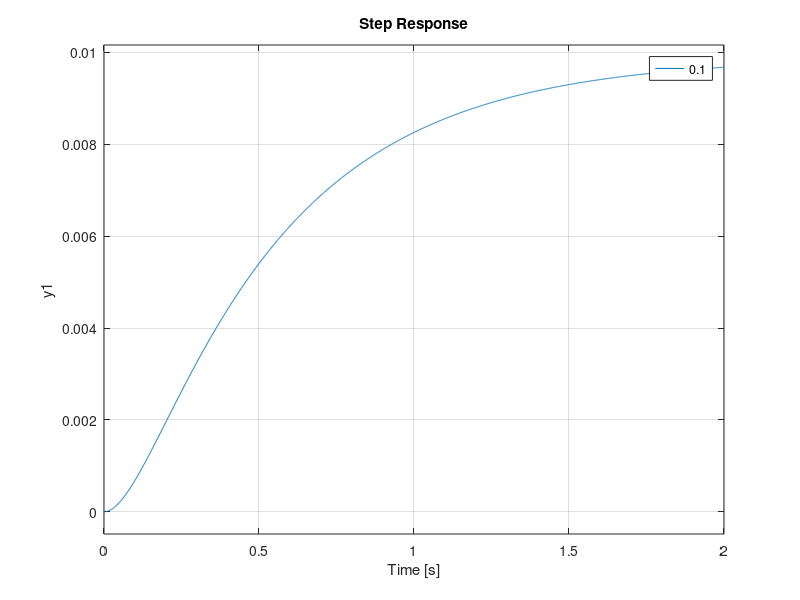

MATLAB code to generate this figure: (Note: this script raises an error after producing the figure.)
%Studio del sistema motore elettrico in catena aperta

J=0.01; b=0.1; K=0.01; R=1; L=0.5;
num=K;
den=[(J*L) ((J*R)+(L*b)) ((b*R)+K^2)];
motor=tf(num,den); % Funzione di trasferimento tra l’ingresso v(t) e l’uscita


% Risposta ad impulso unitario

impulse(motor,0:0.1:4); %disegno la risposta al gradino

% Risposta a gradino unitario

step(motor,0:0.1:4); %disegno la risposta al gradino

%Risposta alla rampa

t = 0:0.1:10; %dominio del tempo valido
u = (t); %funzione d'ingresso
lsim(motor,u,t); %risposta della funz di trasf nel dominio del tempo all'ingresso

%Risposta alla sinusoide

t = 0:0.1:20; %dominio del tempo valido
u = cos (t); %funzione d'ingresso
lsim(motor,u,t); %risposta della funz di trasf nel dominio del tempo all'ingresso


%C(s) con Rete anticipatrice

Zo = 1; %zero in 1
Po = 100; %polo in 0.1
contr = 1000*tf([Zo 1],[Po 1]); %funz di trasf controllore
bode(contr*motor); %disegno Bode sistema
margin(contr*motor); %evidenzia margine di fase e pulsazione di attraversamento


% come si comporta il sistema a catena chiusa quando viene sollecitato con un gradino unitario in ingresso.
sys_cl=feedback(contr*motor,1); %funzione di trsferimento in catena chiusa
t=0:0.01:10; %vettore tempo nel quale vado ad analizzare il segnale
step(sys_cl,t) %grafico dell’uscita

%controllore P
kp_vett=[ 0.1, 1, 10, 72, 100, 200, 500, 1000 ]; %imposto valori di Kp
figure(1)
for n=1:length(kp_vett)
kp=kp_vett(n); %imposto valore corrente di Kp
sys=feedback(kp*motor,1); %retroazione del sistema per il contr
step(sys,0:0.001:2) %disegno grafico
hold on
legend('0.1', '1', '10', '72', '100', '200', '500', '1000');
Title('Risposta a gradino per i diversi valori di Kp');
end

%CONTROLLO PD

kp_vett=[ 0.1, 1, 10, 72, 100, 1000]; %valori di Kp
kd_vett=[ 0.1, 1, 10, 100, 1000]; %valori di Kd
for n=1:length(kp_vett) %ciclo for per Kp
figure(1)
subplot(3,2,n)
kp=kp_vett(n); %imposto il valore di Kp
for m=1:length(kd_vett) %ciclo for per Kd
 kd=kd_vett(m); %imposto valore per Kd
 contr=tf([kd kp],1) %scrivo il controllore PD
 sys=feedback(contr*motor,1); %retroazione del sistema per il contr
 step(sys,0:0.001:2) %disegno grafico
 hold on
end
s=strcat('Kd variabile e Kp=', num2str(kp_vett(n)));
title(s);
end

%CONTROLLO PID 1

kd=10;
kp=110;
kivect=[ 0.1, 1, 10, 100, 200, 500, 1000 ]; %imposto valori di Ki
figure(1)
for n=1:length(kivect) %ciclo per Ki
ki=kivect(n); %imposto valore corrente di Ki
contr=tf([kd kp ki],[1 0]); %funz di trasf controllore
sys=feedback(contr*motor,1); %retroazione del sistema per il contr
step(sys,0:0.001:2) %disegno grafico
hold on
legend('0.1', '1', '10', '100', '200', '500', '1000');
Title('Risposta a diversi valori di Ki');
end

%CONTROLLO PID 2

kd=10;
kp=100;
ki_vett=[180, 190, 200, 210, 220 ]; %imposto valori di Ki
figure(2)
for n=1:length(ki_vett) %ciclo per Ki
ki=ki_vett(n); %imposto valore corrente di Ki
contr=tf([kd kp ki],[1 0]); %funz di trasf controllore
sys=feedback(contr*motor,1); %retroazione del sistema per il contr
step(sys,0:0.001:2) %disegno grafico
hold on
legend('180', '190', '200', '210', '220');
Title('Risposta a diversi valori di Ki');
end
